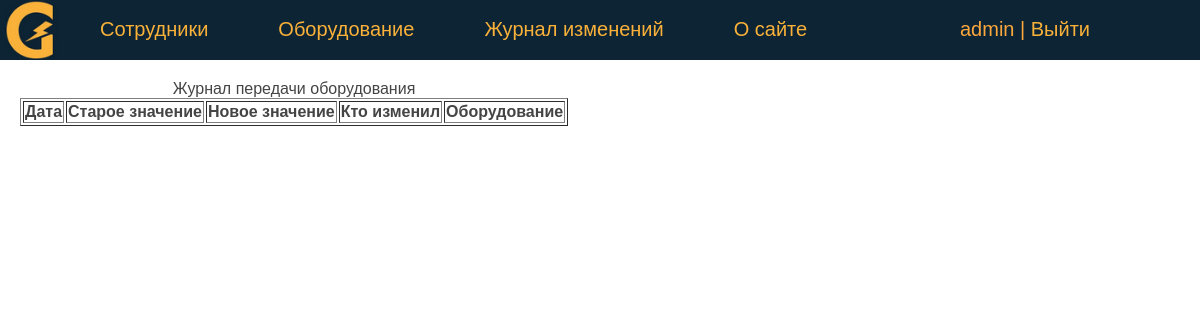
Before: /eqlogs/ (signed in) with the older database file.
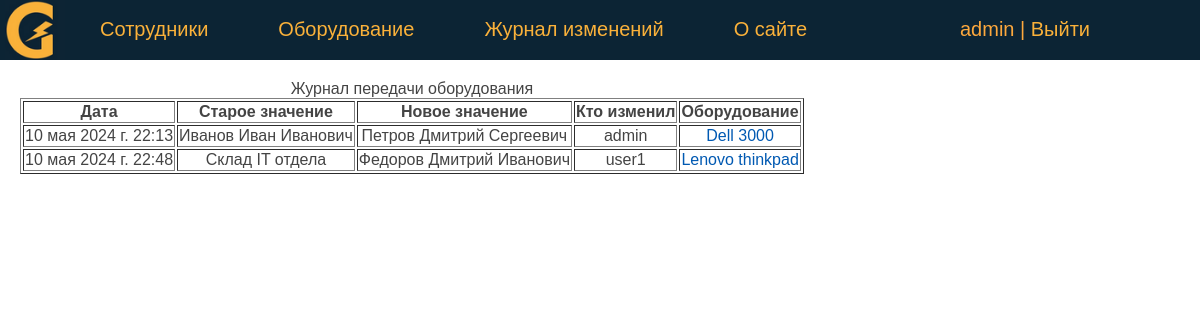
After: the same page with the newer database file.
### eqlog/models.py (models this page shows, shortened)
class Eqlog(models.Model):
    class_name = models.TextField(verbose_name='Имя модели')
    attr_name = models.TextField(verbose_name='Изменяемое поле')
    old_value = models.TextField(verbose_name='Старое значение')
    new_value = models.TextField(verbose_name='Новое значение')
    timestamp = models.DateTimeField(auto_now_add=True)
    logged_value = models.TextField(verbose_name='Журналируемое значение')
    user = models.ForeignKey(User, verbose_name='Пользователь', on_delete=models.DO_NOTHING, null=True)
    def get_equipment(self):
        equipment = Equipment.objects.get(id=self.logged_value)
        return equipment

class Equipment(models.Model):
    type = models.CharField(verbose_name='Тип оборудования', max_length=50)
    model = models.CharField(verbose_name='Модель', max_length=50)
    serial_number = models.CharField(verbose_name='Серийный номер', max_length=50)
    id_number = models.CharField(verbose_name='Инвентарный номер', max_length=10, unique=True)
    sale_date = models.DateField(verbose_name='Дата покупки', default=date(2024, 1, 1))
    price = models.FloatField(verbose_name='Цена покупки', max_length=10)
    is_working = models.BooleanField(verbose_name='Работает', default=True)
    testing = models.BooleanField(verbose_name='Доступно для тестирования', default=False)
    description = models.TextField(verbose_name='Описание')
    created_at = models.DateTimeField(verbose_name='Дата создания', auto_now_add=True)
    updated_at = models.DateTimeField(verbose_name='Дата изменения', auto_now=True)
    person = models.ForeignKey('Person', on_delete=models.PROTECT, verbose_name='Сотрудник', related_name='get_equipments')
    slug = AutoSlugField(populate_from='id_number', max_length=255, unique=True, db_index=True)
    user = models.ForeignKey(User, verbose_name='Пользователь', on_delete=models.DO_NOTHING, null=True)
    objects = models.Manager()
    class Meta:
        verbose_name = 'Оборудование'
        verbose_name_plural = 'Оборудование'
        ordering = ['type', 'model']

### eqlog/views.py (the view)
# urls.py: path('eqlogs/', EqlogEquipments.as_view(), name='eqlogs'),
class EqlogEquipments(DataMixin, ListView):
    model = Eqlog
    template_name = 'eqlog/eqlogs.html'
    context_object_name = 'log'
    def get_context_data(self, *, object_list=None, **kwargs):
        context = super().get_context_data(**kwargs)
        auth = self.request.user.is_authenticated
        c_def = self.get_user_context(title='Главная страница', auth=auth)
        return {**context, **c_def}
    def get_queryset(self):
        queryset = super().get_queryset()
        equipment_ids = Equipment.objects.values_list('id', flat=True)
        filtered_queryset = queryset.filter(logged_value__in=equipment_ids)
        print(f'print1 {equipment_ids}')
        return filtered_queryset

### eqlog/utils.py (called while the page is built)
    def get_user_context(self, **kwargs):
        context = kwargs
        context['menu'] = menu
        return context

### eqlog/templates/eqlog/eqlogs.html (shortened to what this page needs)
{% extends 'eqlog/base.html' %}
{% block content %}
    {% if auth %}
        <table border="1">
            <caption>Журнал передачи оборудования</caption>
            <tr>
                <th>Дата</th>
                <th>Старое значение</th>
                <th>Новое значение</th>
                <th>Кто изменил</th>
                <th>Оборудование</th>
           </tr>
            {% for i in log %}
                {% if i.class_name == 'Equipment' and i.attr_name == 'Сотрудник' %}
                    <tr>
                        <td>{{ i.timestamp }}</td>
                        <td>{{ i.old_value }}</td>
                        <td>{{ i.new_value }}</td>
                        <td>{{ i.user }}</td>
                        <td><a href="{% url 'equipment' equip_slug=i.get_equipment.slug %}"> {{ i.get_equipment.model }}</a></td>
                    </tr>
                {% endif %}
            {% endfor %}
        </table>
    {% endif %}
{% endblock %}

### eqlog/templates/eqlog/base.html (shortened to what this page needs)
<!DOCTYPE html>
{% load static %}
<html>
<head>
    <link type="text/css" href="/static/eqlog/css/styles.css" rel="stylesheet" />
</head>
<body bgcolor="#FFFFFF">
    {% block mainmenu %}
    <header class="header">
    <ul id="mainmenu" class="mainmenu">
        <li class="logo">
            <a href="{% url 'home' %}"><div class="logo"></div></a>
        </li>
        {% for m in menu %}
            <li><a href="{% url m.url_name %}"> {{ m.title }} </a></li>
        {% endfor %}
        <li class="last">
            {% if request.user.is_authenticated %}
                <li class="last"> {{user.username}} | <a href="{% url 'logout' %}">Выйти</a> </li>
            {% else %}
                <li class="last"><a href="{% url 'login' %}">Войти</a> </li>
            {% endif %}
        </li>
    </ul>
    </header>
    {% endblock mainmenu %}
    <main>
        {% block content %}
        {% endblock content %}
    </main>
</body>
</html>

Changed rows visible on the page:
added Eqlog: timestamp "10 мая 2024 г. 22:13", old_value "Иванов Иван Иванович", new_value "Петров Дмитрий Сергеевич", user "admin", get_equipment.model "Dell 3000"
added Eqlog: timestamp "10 мая 2024 г. 22:48", old_value "Склад IT отдела", new_value "Федоров Дмитрий Иванович", user "user1", get_equipment.model "Lenovo thinkpad"
